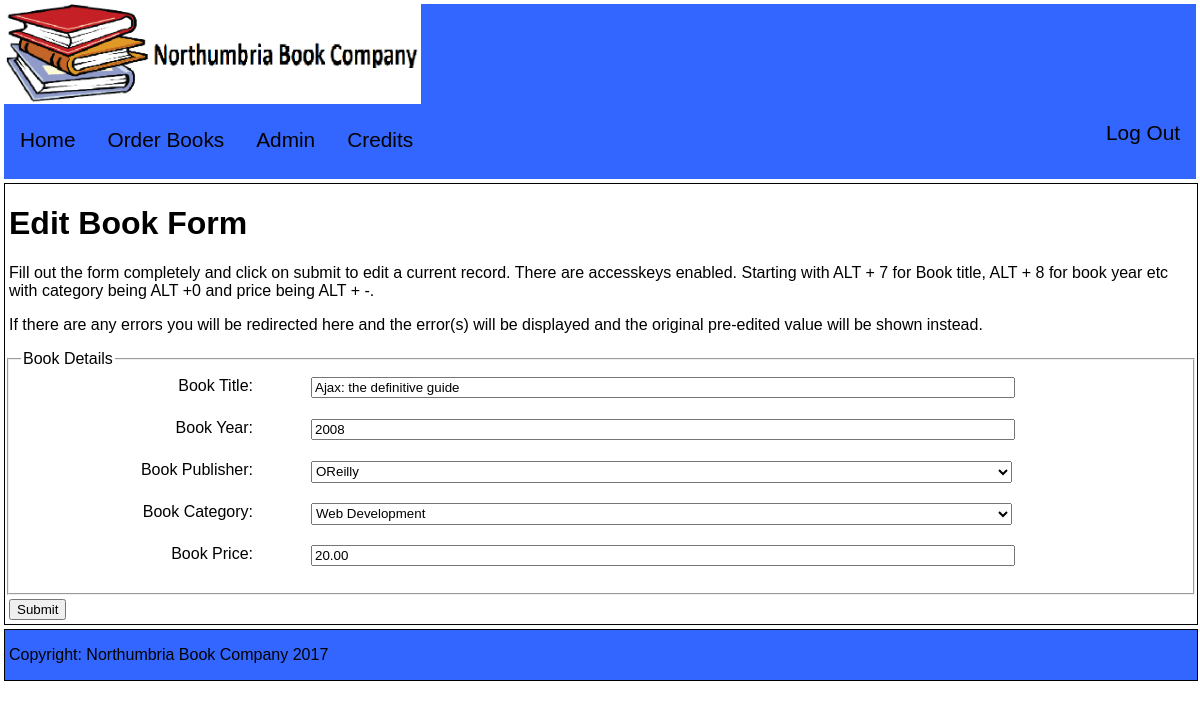
/WebProgramming/Assigment/editBookForm.php?bookISBN=1462974720 (signed in), run on the app's committed database.
### tables this page shows
CREATE TABLE IF NOT EXISTS `nbc_books` (
  `bookISBN` varchar(10) NOT NULL default '',
  `bookTitle` varchar(255) default NULL,
  `bookYear` varchar(4) default NULL,
  `pubID` varchar(6) default NULL,
  `catID` varchar(6) default NULL,
  `bookPrice` decimal(4,2) default NULL,
  PRIMARY KEY  (`bookISBN`)
);

CREATE TABLE IF NOT EXISTS `nbc_publisher` (
  `pubID` varchar(6) NOT NULL default '',
  `pubName` varchar(40) default NULL,
  `location` varchar(30) default NULL,
  PRIMARY KEY (`pubID`)
);

CREATE TABLE IF NOT EXISTS `nbc_category` (
  `catID` varchar(6) NOT NULL default '',
  `catDesc` varchar(30) default NULL,
  PRIMARY KEY  (`catID`)
);

### WebProgramming/Assigment/editBookForm.php (the view, shortened to what this page needs)
<?php
    require_once ("functions.php");
    echo get_core_tags("Northumbria book Company |Edit Book Form", "stylesheet");
    echo "\n\t<body>\n";
    echo get_title_header(array("index.php" => "Home",
                                "orderBooksForm.php" => "Order Books",
                                "chooseBookList.php" => "Admin",
                                "credits.php" => "Credits"), "navLinks");
?>
    <main>
        <h1>Edit Book Form</h1>
        <?php
        if (check_login('logged-in') && check_login('username'))
        {
            echo "
                  <p>Fill out the form completely and click on submit to edit a current record. There are accesskeys enabled. Starting with
                    ALT + 7 for Book title, ALT + 8 for book year etc with category being ALT +0 and price being ALT + -.</p>
                  <p>If there are any errors you will be redirected here and the error(s) will be displayed
                    and the original pre-edited value will be shown instead.</p>";
            try {
                $bookISBN = filter_has_var(INPUT_GET,'bookISBN')? $_GET['bookISBN'] : null;
                $db = get_connection();
                $sql = "SELECT bookISBN, bookTitle, bookYear, bookPrice,  catID, pubID
                        FROM nbc_books
                        WHERE bookISBN = :bookISBN";
                $stmt = $db->prepare($sql);
                $stmt->execute(array(':bookISBN' => $bookISBN));
                $rowObj = $stmt->fetchObject();
                $bookISBN = $rowObj->bookISBN;
                $bookTitle = $rowObj->bookTitle;
                $bookYear = $rowObj->bookYear;
                $bookPrice = $rowObj->bookPrice;
                $catID = $rowObj->catID;
                $pubID = $rowObj->pubID;
                $bookTitle = filter_var($bookTitle, FILTER_SANITIZE_STRING, FILTER_FLAG_NO_ENCODE_QUOTES);
                $bookYear = filter_var($bookYear, FILTER_SANITIZE_STRING, FILTER_FLAG_NO_ENCODE_QUOTES);
                $catID = filter_var($catID, FILTER_SANITIZE_STRING, FILTER_FLAG_NO_ENCODE_QUOTES);
                $pubID = filter_var($pubID, FILTER_SANITIZE_STRING, FILTER_FLAG_NO_ENCODE_QUOTES);
                $bookPrice = filter_var($bookPrice, FILTER_SANITIZE_STRING, FILTER_FLAG_NO_ENCODE_QUOTES);
                echo "<form method='get' action='editBookScript.php'>
                      <fieldset>
                          <legend>Book Details</legend>
                          <input type='hidden' value='$bookISBN' name='bookISBN'/>
                          <label>Book Title:
                              <input type='text' value='$bookTitle' name='bookTitle' accesskey='7'/>
                          </label>
                          <label>Book Year:
                              <input type='number' value='$bookYear' name='bookYear' accesskey='8' />
                          </label>
                          <label>Book Publisher:
                              <select name='bookPublisher' accesskey='9'>\n";
                                    try{
                                        $pubSQL = "SELECT pubID, pubName
                                                   FROM nbc_publisher
                                                   WHERE pubID = :pubID";
                                        $stmt = $db->prepare($pubSQL);
                                        $stmt->execute(array(':pubID'=>$pubID));
                                        $rowObj = $stmt->fetchObject();
                                        $pubID = $rowObj->pubID;
                                        $pubName = $rowObj->pubName;
                                        $pubID = filter_var($pubID, FILTER_SANITIZE_STRING, FILTER_FLAG_NO_ENCODE_QUOTES);
                                        $pubName = filter_var($pubName, FILTER_SANITIZE_STRING, FILTER_FLAG_NO_ENCODE_QUOTES);
                                        echo "<option value='$pubID'>$pubName</option>\n";
                                    }
                                    catch (Exception $e) {
                                        if (defined("DEVELOPMENT")&& DEVELOPMENT == true) {
                                            echo "<p>Query failed: ".$e->getMessage()."</p>\n";
                                        }
                                        else {
                                            echo "<p>There was an error please try again later.</p>";
                                            log_error($e);
                                        }
                                    }
                             echo"</select>
                          </label>
                          <label>Book Category:
                               <select name='bookCategory' accesskey='0'>\n";
                                    try
                                    {
                                        $catSQL="SELECT catID, catDesc
                                                  FROM nbc_category
                                                  WHERE catID = :catID";
                                        $stmt = $db->prepare($catSQL);
                                        $stmt->execute(array(':catID'=>$catID));
                                        $rowObj = $stmt->fetchObject();
                                        $catID = $rowObj->catID;
                                        $catDesc = $rowObj->catDesc;
                                        $catID = filter_var($catID, FILTER_SANITIZE_STRING, FILTER_FLAG_NO_ENCODE_QUOTES);
                                        $catDesc = filter_var($catDesc, FILTER_SANITIZE_STRING, FILTER_FLAG_NO_ENCODE_QUOTES);
                                        echo "<option value='$catID'>$catDesc</option>\n";
                                    }
                                    catch (Exception $e) {
                                        if (defined("DEVELOPMENT")&& DEVELOPMENT == true) {
                                            echo "<p>Query failed: ".$e->getMessage()."</p>\n";
                                        }
                                        else {
                                            echo "<p>There was an error please try again later.</p>";
                                            log_error($e);
                                        }
                                    }
                          echo"</select>
                          </label>
                          <label>Book Price:
                               <input type='number' step='0.01' name='bookPrice' value='$bookPrice' accesskey='-'/>
                          </label>
                      </fieldset>
                      <input type='submit' value='Submit' id='submitButton' accesskey='+'/>
                </form>\n";
            }
            catch (Exception $e){
                if (defined("DEVELOPMENT")&& DEVELOPMENT == true) {
                    echo "<p>Query failed: ".$e->getMessage()."</p>\n";
                }
                else {
                    echo "<p>There was an error please try again later.</p>";
                    log_error($e);
                }
            }
        }
        else
        {
            echo "<p>You do not have permission to view this page!</p>";
        }
        ?>
    </main>
<?php
    echo get_footer("Copyright: Northumbria Book Company 2017");
?>
</body>
</html>

### WebProgramming/Assigment/stylesheet.css (style rules this page uses)
main { width: 100%; border: thin solid black; }
body { position: relative; font-weight: inherit; }
html, body { margin: 1px; padding: 1px; border: 1px; }
p { font-family: arial, sans-serif, vendona; font-size:16px; color:#000000; padding-left:4px; }
h1, h2 { font-family: arial, sans-serif, vendona; padding-left:4px; }
label { font-family: arial, sans-serif, vendona; display: block; margin-bottom: 1em; text-align: right; position: relative; padding: 0.25em 80% 0.25em 0; }
label > input, label> select { font-family: arial, sans-serif, vendona; position: absolute; left: 25%; top: 0.25em; width: 60%; }
label > select { width: 60.4%; height: 22px; }
#submitButton { font-family: arial, sans-serif, vendona; margin: 4px 0 4px 4px; }
legend { font-family: arial, sans-serif, vendona; }

### data on the page
nbc_books: bookTitle "Ajax: the definitive guide", bookYear "2008", bookPrice "20.00"
nbc_publisher: bookPublisher "OReilly"
nbc_category: bookCategory "Web Development"

### other printed values
$value "Home"
$value "Order Books"
$value "Admin"
$value "Credits"
$footerText "Copyright: Northumbria Book Company 2017"
